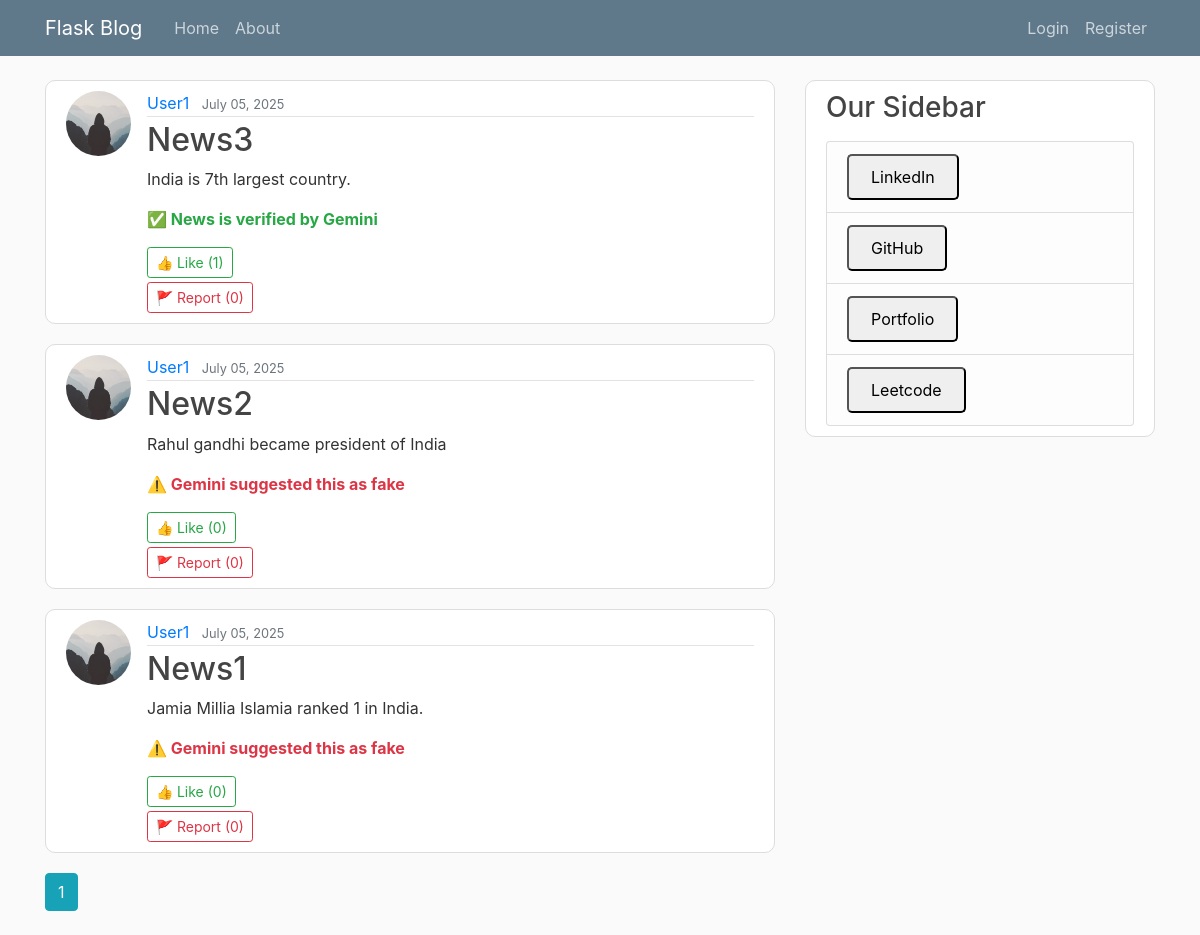
The page /home on the database its author committed.
### flaskblog/models.py (models this page shows, shortened)
class Post(db.Model):
    id = db.Column(db.Integer, primary_key=True)
    title = db.Column(db.String(100), nullable=False)
    date_posted = db.Column(db.DateTime, nullable=False, default=datetime.utcnow)
    content = db.Column(db.Text, nullable=False)
    user_id = db.Column(db.Integer, db.ForeignKey('user.id'), nullable=False)
    gemini_verified = db.Column(db.Boolean, nullable=True)  # None = not checked yet
    def likes_count(self):
        return self.liked_by.count()
    def reports_count(self):
        return self.reported_by.count()

class User(db.Model, UserMixin):
    id = db.Column(db.Integer, primary_key=True)
    username = db.Column(db.String(20), unique=True, nullable=False)
    email = db.Column(db.String(120), unique=True, nullable=False)
    image_file = db.Column(db.String(20), nullable=False, default='default.jpg')
    password = db.Column(db.String(60), nullable=False)
    posts = db.relationship('Post', backref='author', lazy=True)
    liked_posts = db.relationship(
        'Post',
        secondary=likes,
        backref=db.backref('liked_by', lazy='dynamic'),
        lazy='dynamic'
    )
    reported_posts = db.relationship(
        'Post',
        secondary=reports,
        backref=db.backref('reported_by', lazy='dynamic'),
        lazy='dynamic'
    )

### flaskblog/routes.py (the view)
@app.route("/")
@app.route("/home")
def home():
    page = request.args.get('page', 1, type=int)
    posts = Post.query.order_by(Post.date_posted.desc()).paginate(page=page, per_page=5)
    return render_template('home.html', posts=posts)

### flaskblog/templates/home.html (shortened to what this page needs)
{% extends "layout.html" %}
{% block content %}
  {% for post in posts.items %}
  <article class="media content-section">
    <img class="rounded-circle article-img" src="{{ url_for('static',filename='profile_pic/'+post.author.image_file) }}">
    <div class="media-body">
      <div class="article-metadata">
        <a class="mr-2" href="{{ url_for('user_posts', username=post.author.username) }}">{{ post.author.username }}</a>
        <small class="text-muted">{{ post.date_posted.strftime('%B %d, %Y') }}</small>
      </div>
      <h2><a class="article-title" href="{{ url_for('post', post_id=post.id) }}">{{ post.title }}</a></h2>
      <p class="article-content">{{ post.content }}</p>
      {% if post.gemini_verified == True %}
        <p class="text-success"><strong>✅ News is verified by Gemini</strong></p>
      {% elif post.gemini_verified == False %}
        <p class="text-danger"><strong>⚠️ Gemini suggested this as fake</strong></p>
      {% endif %}
      <form method="POST" action="{{ url_for('like_post', post_id=post.id) }}">
        <button class="btn btn-outline-success btn-sm" type="submit">👍 Like ({{ post.likes_count() }})</button>
      </form>
      <form method="POST" action="{{ url_for('report_post', post_id=post.id) }}">
        <button class="btn btn-outline-danger btn-sm mt-1" type="submit">🚩 Report ({{ post.reports_count() }})</button>
      </form>
    </div>
  </article>
  {% endfor %}
  {% for page_num in posts.iter_pages(left_edge=1, right_edge=1, left_current=1, right_current=2) %}
    {% if page_num %}
      {% if posts.page == page_num %}
        <a class="btn btn-info mb-4" href="{{ url_for('home', page=page_num) }}">{{ page_num }}</a>
      {% else %}
        <a class="btn btn-outline-info mb-4" href="{{ url_for('home', page=page_num) }}">{{ page_num }}</a>
      {% endif %}
    {% else %}
      ...
    {% endif %}
  {% endfor %}
{% endblock content %}

### flaskblog/templates/layout.html (shortened to what this page needs)
<!DOCTYPE html>
<html lang="en">
  <head>
    <link
      href="https://cdn.jsdelivr.net/npm/bootstrap@5.3.7/dist/css/bootstrap.min.css"
      rel="stylesheet"
    />
    <link href="https://cdn.jsdelivr.net/npm/bootstrap@4.6.0/dist/css/bootstrap.min.css" rel="stylesheet">
    <link rel="stylesheet" href="{{ url_for('static', filename='main.css') }}">
  </head>
  <body>
    <header class="site-header">
      <nav class="navbar navbar-expand-md navbar-dark bg-steel fixed-top">
        <div class="container">
          <a class="navbar-brand mr-4" href="/">Flask Blog</a>
          <div class="collapse navbar-collapse" id="navbarToggle">
            <div class="navbar-nav mr-auto">
              <a class="nav-item nav-link" href="{{url_for('home')}}">Home</a>
              <a class="nav-item nav-link" href="{{url_for('about')}}">About</a>
            </div>
            <div class="navbar-nav">
              {% if current_user.is_authenticated %}
               <a class="nav-item nav-link" href="{{url_for('new_post')}}">New Post</a>
              <a class="nav-item nav-link" href="{{url_for('account')}}">Account</a>
              <a class="nav-item nav-link" href="{{url_for('logout')}}">Logout</a>
              {% else %}
              <a class="nav-item nav-link" href="{{url_for('login')}}">Login</a>
              <a class="nav-item nav-link" href="{{url_for('register')}}">Register</a>
              {% endif %}
            </div>
          </div>
        </div>
      </nav>
    </header>
    <main role="main" class="container">
      <div class="row">
        <div class="col-md-8">
          {% block content %}{% endblock %}
        </div>
        <div class="col-md-4">
          <div class="content-section">
            <h3>Our Sidebar</h3>
            <ul class="list-group">
              <li class="list-group-item list-group-item-light ">
                <button class="myedit"><a class="nav-item nav-link" href="https://www.linkedin.com/in/furkankhan16/">LinkedIn</a></button>
              </li>
              <li class="list-group-item list-group-item-light ">
                <button class="myedit"><a class="nav-item nav-link" href="https://github.com/FurkanKhann/BlogApp">GitHub</a></button>
              </li>
              <li class="list-group-item list-group-item-light ">
                <button class="myedit"><a class="nav-item nav-link" href="https://furkankhann.github.io/Furkan/">Portfolio</a></button>
              </li>
              <li class="list-group-item list-group-item-light ">
               <button class="myedit"><a class="nav-item nav-link" href="https://leetcode.com/u/SillyBillyy/ myedit">Leetcode</a></button>
              </li>
            </ul>
          </div>
        </div>
      </div>
    </main>
  </body>
</html>

### flaskblog/static/main.css (style rules this page uses)
body { background: #fafafa; color: #333333; margin-top: 5rem; }
h1, h2, h3, h4, h5, h6 { color: #444444; }
.bg-steel { background-color: #5f788a; }
.site-header .navbar-nav .nav-link { color: #cbd5db; }
.content-section { background: #ffffff; padding: 10px 20px; border: 1px solid #dddddd; border-radius: 3px; margin-bottom: 20px; }
.article-title { color: #444444; }
.article-content { white-space: pre-line; }
.article-img { height: 65px; width: 65px; margin-right: 16px; }
.article-metadata { padding-bottom: 1px; margin-bottom: 4px; border-bottom: 1px solid #e3e3e3 }
.content-section { border-radius: 10px; }
.myedit { border-radius: 5px; }

### rows shown on the page
Post: image_file (placeholder picture), author.username "User1", date_posted "July 05, 2025", title "News3", content "India is 7th largest country.", gemini_verified "✅ News is verified by Gemini", likes_count "1", reports_count "0"
Post: image_file (placeholder picture), author.username "User1", date_posted "July 05, 2025", title "News2", content "Rahul gandhi became president of India", shows "⚠️ Gemini suggested this as fake", likes_count "0", reports_count "0"
Post: image_file (placeholder picture), author.username "User1", date_posted "July 05, 2025", title "News1", content "Jamia Millia Islamia ranked 1 in India.", shows "⚠️ Gemini suggested this as fake", likes_count "0", reports_count "0"

### other values the page prints
{{ page_num }} "1"
